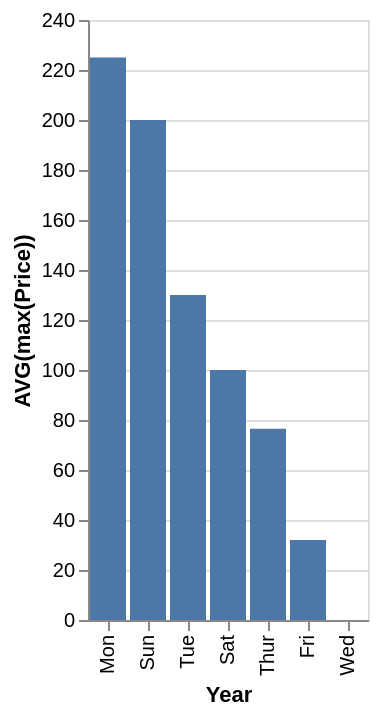

The specification (Vega-Lite) saved for this image:
### Vega-Lite specification from a JSON file in a GitHub repository (floating-point values rounded to 4 significant figures)
{"data": {"values": [{"x_data": "Mon", "y_data": 225}, {"x_data": "Sun", "y_data": 200}, {"x_data": "Tue", "y_data": 130}, {"x_data": "Sat", "y_data": 100}, {"x_data": "Thur", "y_data": 76.5}, {"x_data": "Fri", "y_data": 32}, {"x_data": "Wed", "y_data": 0}]}, "mark": "bar", "encoding": {"x": {"field": "x_data", "type": "nominal", "title": "Year", "sort": {"op": "sum", "field": "y_data", "order": "descending"}}, "y": {"field": "y_data", "type": "quantitative", "title": "AVG(max(Price))"}}}
